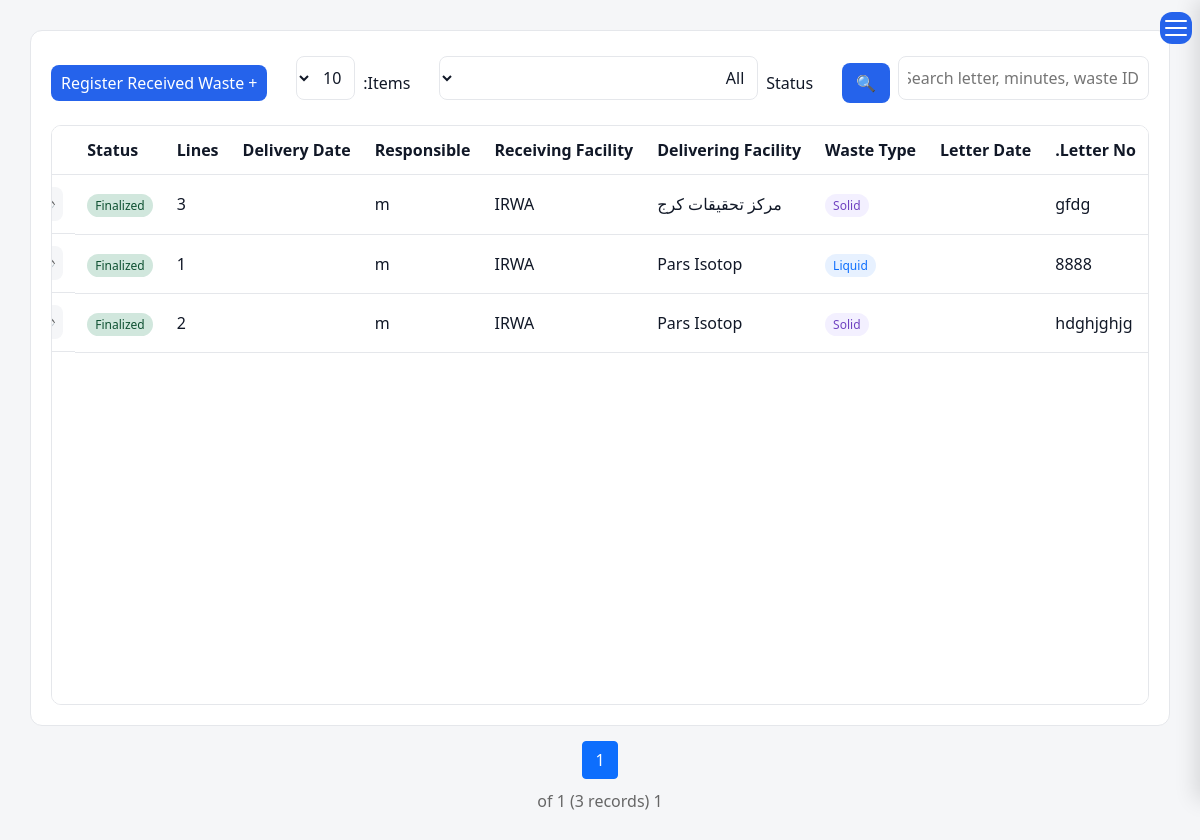
Page /waste/receipts/ (signed in) on the committed database.
### waste/models_receipt.py (models this page shows, shortened)
class WasteReceipt(models.Model):
    waste_type = models.CharField(_("Waste Type"), max_length=10, choices=WasteType.choices)
    letter_number = models.CharField(_("Letter Number"), max_length=100)      # = request number on the form
    letter_date = models.DateField(_("Letter Date"))                          # = request date on the form
    letter_file = models.FileField(_("Letter"), upload_to="waste/receipts/letters/", validators=[validate_attachment])
    origin_facility = models.ForeignKey(FacilityModel, verbose_name=_("Delivering Facility"),
                                        on_delete=models.PROTECT, related_name="waste_deliveries")
    facility = models.ForeignKey(FacilityModel, verbose_name=_("Receiving Facility"),
                                 on_delete=models.PROTECT, related_name="waste_receipts")
    laboratory = models.CharField(_("Laboratory / Unit"), max_length=150, blank=True)
    received_by = models.ForeignKey(settings.AUTH_USER_MODEL, verbose_name=_("Received By (responsible)"),
                                    on_delete=models.PROTECT, related_name="receipts_to_complete")
    description = models.TextField(_("Description"), blank=True)
    delivery_date = models.DateField(_("Delivery Date"), null=True, blank=True)
    minutes_number = models.CharField(_("Minutes Number"), max_length=100, blank=True)
    minutes_date = models.DateField(_("Minutes Date"), null=True, blank=True)
    radionuclides = models.CharField(_("Radionuclides Present"), max_length=255, blank=True)
    waste_origin_place = models.CharField(_("Waste Generation Place"), max_length=255, blank=True)
    cabin_dose_uSv = models.DecimalField(_("Driver Cabin Dose (µSv/h)"), max_digits=10, decimal_places=3, null=True, blank=True)
    container_dose_uSv = models.DecimalField(_("Carrier Container Dose (µSv/h)"), max_digits=10, decimal_places=3, null=True, blank=True)
    deliverer_name = models.CharField(_("Deliverer Representative"), max_length=150, blank=True)
    deliverer_position = models.CharField(_("Deliverer Position"), max_length=150, blank=True)
    receiver_position = models.CharField(_("Receiver Position"), max_length=150, blank=True)
    signed_minutes_file = models.FileField(_("Signed Minutes"), upload_to="waste/receipts/minutes/",
                                           validators=[validate_attachment], null=True, blank=True)
    status = models.CharField(_("Status"), max_length=20, choices=ReceiptStatus.choices, default=ReceiptStatus.DRAFT)
    finalized_at = models.DateTimeField(null=True, blank=True)
    finalized_by = models.ForeignKey(settings.AUTH_USER_MODEL, on_delete=models.SET_NULL, null=True, blank=True, related_name="+")
    created_by = models.ForeignKey(settings.AUTH_USER_MODEL, on_delete=models.SET_NULL, null=True, related_name="+")
    created_at = models.DateTimeField(auto_now_add=True)
    updated_at = models.DateTimeField(auto_now=True)
    history = HistoricalRecords()
    class Meta:
        ordering = ("-created_at",)
        verbose_name = _("Waste Receipt")
        verbose_name_plural = _("Waste Receipts")
        permissions = [("manage_receipts", "Can complete and finalize any waste receipt")]
        constraints = [models.UniqueConstraint(fields=["origin_facility", "letter_number"], name="uniq_receipt_letter_per_origin")]

### facilities/models.py (models this page shows)
class FacilityModel(models.Model):
    name = models.CharField(
        _("Facility Name"),
        max_length=255, blank=True,null=True
    )
    responsible_person = models.CharField(
        _("Responsible Person"),
        max_length=150, blank=True,null=True
    )
    telephone = models.CharField(
        _("Telephone"),
        max_length=50, blank=True,null=True
    )
    email = models.EmailField(
        _("Email"),
        blank=True,null=True
    )
    address1 = models.CharField(
        _("Address Line 1"),
        max_length=255, blank=True,null=True
    )
    address2 = models.CharField(
        _("Address Line 2"),
        max_length=255,
         blank=True,null=True
    )
    postal_code = models.CharField(
        _("Postal Code"),
        max_length=20,
         blank=True,null=True
    )
    national_id = models.CharField(
        _("National ID"),
        max_length=50,
         blank=True,null=True
    )
    economic_code = models.CharField(
        _("Economic Code"),
        max_length=50,
         blank=True,null=True
    )
    created_at = models.DateTimeField(
        _("Created At"),
        auto_now_add=True
    )
    updated_at = models.DateTimeField(
        _("Updated At"),
        auto_now=True
    )
    class Meta:
        ordering = ["name"]
        verbose_name = _("Facility")
        verbose_name_plural = _("Facilities")
        constraints = [
            models.UniqueConstraint(
                fields=["national_id"],
                name="unique_facility_national_id",
                condition=models.Q(national_id__isnull=False),
            ),
            models.UniqueConstraint(
                fields=["postal_code"],
                name="unique_facility_postal_code",
                condition=models.Q(postal_code__isnull=False),
            ),
            models.UniqueConstraint(
                fields=["economic_code"],
                name="unique_facility_economic_code",
                condition=models.Q(economic_code__isnull=False),
            ),
        ]
    def __str__(self):
        return str(self.name) if self.name else _("Unnamed Facility")

### waste/views_receipt.py (the view)
@login_required
def receipt_list(request):
    qs = (WasteReceipt.objects
          .select_related("origin_facility", "facility", "received_by")
          .annotate(line_count=Count("lines", distinct=True)))
    search = request.GET.get("search", "").strip()
    if search:
        qs = qs.filter(
            Q(letter_number__icontains=search) | Q(minutes_number__icontains=search)
            | Q(laboratory__icontains=search) | Q(lines__batch__waste_id__icontains=search)
        ).distinct()
    status = request.GET.get("status", "")
    if status in ReceiptStatus.values:
        qs = qs.filter(status=status)
    else:
        status = ""
    size = request.GET.get("size", "10")
    if size not in PAGE_SIZES:
        size = "10"
    per_page = max(qs.count(), 1) if size == "all" else int(size)
    page_obj = Paginator(qs, per_page).get_page(request.GET.get("page"))
    for r in page_obj:                      # per-row permission flag for the action icons
        r.can_complete = _can_complete(request.user, r)
    extra = {"size": size, "status": status, "search": search}
    extra_qs = urlencode({k: v for k, v in extra.items() if v})
    return render(request, "waste/receipt/list.html", {
        "page_obj": page_obj, "search": search, "current_status": status,
        "statuses": ReceiptStatus.choices, "page_size": size,
        "extra_qs": f"&{extra_qs}" if extra_qs else "", "S": ReceiptStatus,
    })

### waste/templatetags/receipt_tags.py (called while the page is built)
@register.filter
def jdate(value, fmt="%Y/%m/%d"):
    if not value:
        return "-"
    if isinstance(value, datetime.datetime):
        if timezone.is_aware(value):
            value = timezone.localtime(value)
        return jdatetime.datetime.fromgregorian(datetime=value).strftime(fmt)
    return jdatetime.date.fromgregorian(date=value).strftime(fmt)

### waste/views_receipt.py (called while the page is built)
def _can_complete(user, receipt):
    return user == receipt.received_by or user.has_perm("waste.manage_receipts")

### templates/waste/receipt/list.html (shortened to what this page needs)
{% extends 'base.html' %}
{% load i18n %}
{% load receipt_tags %}
{% block content %}
<div class="content">
<form method="get" class="table-header">
  <div class="header-group">
    <input type="text" name="search" value="{{ search }}" placeholder="{% trans 'Search letter, minutes, waste ID...' %}">
    <button type="submit">🔍</button>
  </div>
  <div class="header-group">
    <label for="statusFilter">{% trans "Status" %}</label>
    <select id="statusFilter" name="status" onchange="this.form.submit()">
      <option value="">{% trans "All" %}</option>
    </select>
  </div>
  <div class="header-group">
    <label for="pageSize">{% trans "Items:" %}</label>
    <select id="pageSize" name="size" onchange="this.form.submit()">
      <option value="10" {% if page_size == "10" %}selected{% endif %}>10</option>
    </select>
  </div>
  <div class="header-group">
    <a href="{% url 'waste_receipt_create' %}" class="btn-blue">+ {% trans "Register Received Waste" %}</a>
  </div>
</form>
<div class="table-scroll">
<table id="mainTable">
<thead>
<tr>
  <th>{% trans "Letter No." %}</th>
  <th>{% trans "Letter Date" %}</th>
  <th>{% trans "Waste Type" %}</th>
  <th>{% trans "Delivering Facility" %}</th>
  <th>{% trans "Receiving Facility" %}</th>
  <th>{% trans "Responsible" %}</th>
  <th>{% trans "Delivery Date" %}</th>
  <th>{% trans "Lines" %}</th>
  <th>{% trans "Status" %}</th>
  <th>{% trans "Actions" %}</th>
</tr>
</thead>
<tbody>
{% for r in page_obj %}
<tr>
  <td>{{ r.letter_number }}</td>
  <td>{{ r.letter_date|jdate }}</td>
  <td>
    {% if r.waste_type == "LIQUID" %}<span class="badge-liquid">{{ r.get_waste_type_display }}</span>
    {% else %}<span class="badge-solid">{{ r.get_waste_type_display }}</span>{% endif %}
  </td>
  <td>{{ r.origin_facility }}</td>
  <td>{{ r.facility }}</td>
  <td>{{ r.received_by }}</td>
  <td>{{ r.delivery_date|jdate }}</td>
  <td>{{ r.line_count }}</td>
  <td><span class="badge-status st-{{ r.status }}">{{ r.get_status_display }}</span></td>
  <td class="action-icons">
    <a href="{% url 'waste_receipt_detail' r.pk %}" class="icon-btn" title="{% trans 'View' %}">👁</a>
  </td>
</tr>
{% empty %}
<tr><td colspan="10" class="text-center">{% trans "No received waste found." %}</td></tr>
{% endfor %}
</tbody>
</table>
</div>
</div>
<div class="pagination">
  {% for num in page_obj.paginator.page_range %}
    {% if num >= page_obj.number|add:"-2" and num <= page_obj.number|add:"2" %}
      {% if page_obj.number == num %}<span class="current">{{ num }}</span>
      {% else %}<a href="?page={{ num }}{{ extra_qs }}">{{ num }}</a>{% endif %}
    {% endif %}
  {% endfor %}
</div>
<div class="page-info">
  {{ page_obj.number }} {% trans "of" %} {{ page_obj.paginator.num_pages }}
  ({{ page_obj.paginator.count }} {% trans "records" %})
</div>
{% endblock %}

### static/css/base.css (style rules this page uses)
* { margin:0; padding:0; box-sizing:border-box; }
html.rtl { font-family:Vazirmatn,sans-serif; }
:root { --bg: #f5f6f8; --card: #ffffff; --text: #111827; --muted: #6b7280; --border: #e5e7eb; --primary: #2563eb; --sidebar: #1f2937; --sidebar-text: #374151; }
body { background: var(--bg); color: var(--text); }
.content { background: var(--card); padding: 20px; border-radius: 12px; border: 1px solid var(--border); }
th, td { padding: 12px; border-bottom: 1px solid var(--border); text-align: left; }
th { background: rgba(0,0,0,0.03); }
input:not(.form-control), select:not(.form-select), textarea:not(.form-control) { width: 100%; padding: 9px; margin-top: 5px; margin-bottom: 15px; border: 1px solid var(--border); border-radius: 8px; background: var(--card); color: var(--text); }
button { background: var(--primary); color: white; padding: 8px 14px; border: none; border-radius: 8px; cursor: pointer; }
table { width: max-content; min-width: 100%; border-collapse: collapse; }
.btn-blue { background: #2563eb; color: white; padding: 6px 10px; border-radius: 8px; text-decoration: none; }
.pagination { margin-top: 15px; text-align: center; }
.table-header { display: flex; flex-wrap: wrap; justify-content: space-between; gap: 10px; margin-bottom: 10px; }
.header-group { display: flex; gap: 8px; align-items: center; }
.table-scroll { height: calc(100vh - 220px); overflow: auto; border: 1px solid var(--border); border-radius: 10px; background: var(--card); }
table thead th { position: sticky; top: 0; background: var(--card); z-index: 10; }

### templates/waste/receipt/_style.html (style rules this page uses)
.action-icons { display:flex; gap:8px; align-items:center; }
.icon-btn { display:inline-flex; justify-content:center; align-items:center; width:34px; height:34px; border-radius:8px; text-decoration:none; font-size:16px; background:#f5f6f8; color:#444; transition:all .2s ease; border:1px solid transparent; }
.pagination { display:flex; justify-content:center; align-items:center; gap:6px; margin-top:15px; }
.pagination a, .pagination span { padding:6px 12px; border:1px solid #ccc; border-radius:4px; text-decoration:none; }
.pagination .current { background:#0d6efd; color:#fff; border-color:#0d6efd; }
.page-info { text-align:center; margin-top:10px; color:#666; }
.badge-liquid { background:#e7f1ff; color:#0d6efd; padding:3px 8px; border-radius:12px; font-size:12px; }
.badge-solid { background:#f3f0ff; color:#6f42c1; padding:3px 8px; border-radius:12px; font-size:12px; }
.badge-status { padding:3px 8px; border-radius:12px; font-size:12px; white-space:nowrap; }
.st-FINALIZED { background:#d1e7dd; color:#0f5132; }

### rows in the picture
WasteReceipt: letter_number "gfdg", waste_type "Solid", origin_facility "مرکز تحقیقات کرج", facility "IRWA", received_by "m", line_count "3", status "Finalized"
WasteReceipt: letter_number "8888", waste_type "Liquid", origin_facility "Pars Isotop", facility "IRWA", received_by "m", line_count "1", status "Finalized"
WasteReceipt: letter_number "hdghjghjg", waste_type "Solid", origin_facility "Pars Isotop", facility "IRWA", received_by "m", line_count "2", status "Finalized"

### other values in the picture
{{ num }} "1"
{{ page_obj.paginator.num_pages }} "1"
{{ page_obj.paginator.count }} "3"
